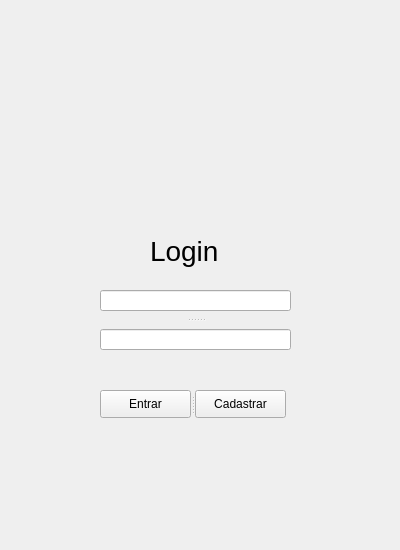
<?xml version="1.0" encoding="UTF-8"?>
<ui version="4.0">
 <class>Form</class>
 <widget class="QWidget" name="Form">
  <property name="geometry">
   <rect>
    <x>0</x>
    <y>0</y>
    <width>400</width>
    <height>550</height>
   </rect>
  </property>
  <property name="minimumSize">
   <size>
    <width>400</width>
    <height>550</height>
   </size>
  </property>
  <property name="maximumSize">
   <size>
    <width>400</width>
    <height>550</height>
   </size>
  </property>
  <property name="windowTitle">
   <string>Form</string>
  </property>
  <layout class="QHBoxLayout" name="horizontalLayout">
   <property name="spacing">
    <number>0</number>
   </property>
   <property name="leftMargin">
    <number>0</number>
   </property>
   <property name="topMargin">
    <number>0</number>
   </property>
   <property name="rightMargin">
    <number>0</number>
   </property>
   <property name="bottomMargin">
    <number>0</number>
   </property>
   <item>
    <widget class="QWidget" name="widget" native="true">
     <widget class="QLabel" name="label">
      <property name="geometry">
       <rect>
        <x>150</x>
        <y>220</y>
        <width>81</width>
        <height>61</height>
       </rect>
      </property>
      <property name="font">
       <font>
        <pointsize>21</pointsize>
       </font>
      </property>
      <property name="text">
       <string>Login</string>
      </property>
     </widget>
     <widget class="QSplitter" name="splitter">
      <property name="geometry">
       <rect>
        <x>100</x>
        <y>290</y>
        <width>191</width>
        <height>61</height>
       </rect>
      </property>
      <property name="lineWidth">
       <number>1</number>
      </property>
      <property name="orientation">
       <enum>Qt::Vertical</enum>
      </property>
      <property name="opaqueResize">
       <bool>true</bool>
      </property>
      <property name="handleWidth">
       <number>18</number>
      </property>
      <property name="childrenCollapsible">
       <bool>true</bool>
      </property>
      <widget class="QLineEdit" name="lineEdit"/>
      <widget class="QLineEdit" name="lineEdit_2"/>
     </widget>
     <widget class="QSplitter" name="splitter_3">
      <property name="geometry">
       <rect>
        <x>100</x>
        <y>390</y>
        <width>186</width>
        <height>28</height>
       </rect>
      </property>
      <property name="orientation">
       <enum>Qt::Horizontal</enum>
      </property>
      <widget class="QPushButton" name="pushButton">
       <property name="text">
        <string>Entrar</string>
       </property>
      </widget>
      <widget class="QPushButton" name="pushButton_3">
       <property name="text">
        <string>Cadastrar</string>
       </property>
      </widget>
     </widget>
    </widget>
   </item>
  </layout>
 </widget>
 <resources/>
 <connections/>
</ui>
